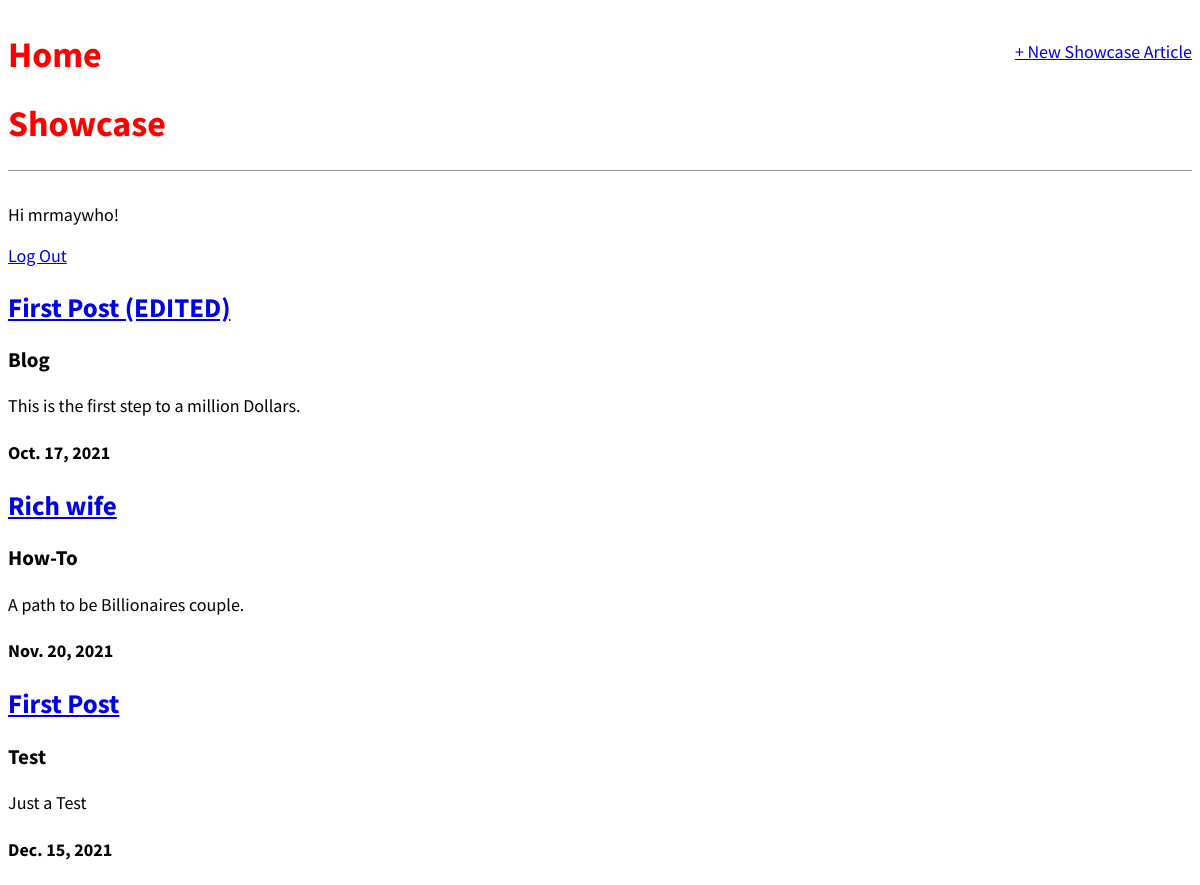
The page /showcase/ (signed in) on the database its author committed.
### showcase/models.py (models this page shows, shortened)
class Article(models.Model):
	title = models.CharField(max_length=200)
	subtitle = models.CharField(max_length=200)
	date = models.DateField(auto_now_add=True)
	body = models.TextField()
	author = models.ForeignKey(
		'auth.User',
		on_delete=models.CASCADE,
		)
	body = models.TextField()

### showcase/views.py (the view)
# urls.py: path('showcase/', ArticleListView.as_view(), name='showcase'),
class ArticleListView(ListView):
	model = Article
	template_name = 'showcase.html'

### templates/showcase.html
{% extends 'base.html' %}
{% block content %}
	{% for article in object_list %}
		<div class="article-update">
			<h2><a href="{% url 'article_detail' article.pk %}">{{ article.title }}</a></h2>
			<h3>{{ article.subtitle }}</h3>
			<p>{{ article.body }}</p>
			<h4>{{ article.date }}</h4>
		</div>
	{% endfor %}
{% endblock content %}

### templates/base.html (shortened to what this page needs)
{% load static %}
<!DOCTYPE html>
<html>
<head>
	<link rel="stylesheet" type="text/css" href="{% static 'css/base.css' %}">
</head>
<body>
	<div>
	<header>
		<div class="nav-left">
		  <h1><a href="{% url 'home' %}">Home</a></h1>
		  <h1><a href="{% url 'showcase' %}">Showcase</a></h1>
		</div>
		<div class="nav-right">
			<a href="{% url 'article_new' %}">+ New Showcase Article</a>
		</div>
	</header>
		{% if user.is_authenticated %}
			<p>Hi {{ user.username }}!</p>
			<p><a href="{% url 'logout' %}">Log Out</a></p>
		{% else %}
			<p>You are not Logged in.</p>
			<a href="{% url 'login' %}">Log In</a>
		{% endif %}
		{% block content %}
		{% endblock content %}
	</div>
</body>
</html>

### static/css/base.css (style rules this page uses)
body { font-family: 'Source Sans Pro', sans-serif; font-size: 18px; }
header { border-bottom: 1px solid #999; margin-bottom: 2rem; display: flex; }
header h1 a { color: red; text-decoration: none; }
.nav-left { margin-right: auto; }
.nav-right { display: flex; padding-top: 2rem; }

### rows shown on the page
Article: title "First Post (EDITED)", subtitle "Blog", body "This is the first step to a million Dollars.", date "Oct. 17, 2021"
Article: title "Rich wife", subtitle "How-To", body "A path to be Billionaires couple.", date "Nov. 20, 2021"
Article: title "First Post", subtitle "Test", body "Just a Test", date "Dec. 15, 2021"

### other values the page prints
{{ user.username }} "mrmaywho"
